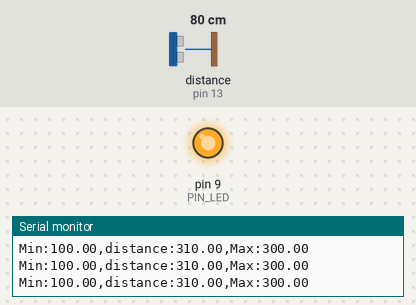
Bench run of a sketch on a simulated Arduino Uno, built with avr-gcc and run on an emulated ATmega328P. Parts: output pins drawn as LEDs (lit = HIGH), the last lines printed to the serial monitor. Wiring (inferred from the names in the program): ultrasonic range finder: trigger pin 12; echo pin 13. Dashed ring = blinking. The inputs (shaded band) are chosen by the test bench; at power-on: distance to the obstacle (sensor on pin 13) 80 cm. The echo pulse lasts 58.3 µs per cm; pins used as bus, display or sensor lines are not drawn.

Above: at 1.2 s.
1.3 s: distance to the obstacle (sensor on pin 13) set to 18 cm
At 1.68 s:
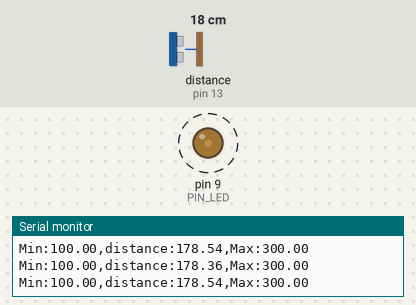
4.3 s: distance to the obstacle (sensor on pin 13) set to 2 cm
Timing chart, 0 to 7.3 s (numbered marks = the images above; inputs shaded):
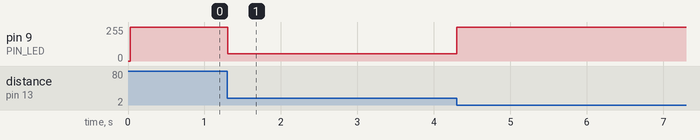

Measured:
- after the input at 1.3 s, pin 9 (PIN_LED): alternates 55/255 for 0.02 s and 54/255 for 0.03 s, starting at once

The sketch:

08_example_2.ino
```cpp
// Arduino pin assignment
#define PIN_LED 9
#define PIN_TRIG 12   // sonar sensor TRIGGER
#define PIN_ECHO 13   // sonar sensor ECHO

// configurable parameters
#define SND_VEL 346.0     // sound velocity at 24 celsius degree (unit: m/sec)
#define INTERVAL 25      // sampling interval (unit: msec)
#define PULSE_DURATION 10 // ultra-sound Pulse Duration (unit: usec)
#define _DIST_MIN 100.0   // minimum distance to be measured (unit: mm)
#define _DIST_MAX 300.0   // maximum distance to be measured (unit: mm)

#define TIMEOUT ((INTERVAL / 2) * 1000.0) // maximum echo waiting time (unit: usec)
#define SCALE (0.001 * 0.5 * SND_VEL) // coefficent to convert duration to distance

unsigned long last_sampling_time;   // unit: msec

void setup() {
  // initialize GPIO pins
  pinMode(PIN_LED, OUTPUT);
  pinMode(PIN_TRIG, OUTPUT);  // sonar TRIGGER
  pinMode(PIN_ECHO, INPUT);   // sonar ECHO
  digitalWrite(PIN_TRIG, LOW);  // turn-off Sonar

  // initialize serial port
  Serial.begin(57600);
}

void loop() {
  float distance;
  float before_distance;
  if (millis() < (last_sampling_time + INTERVAL))
    return;

  distance = USS_measure(PIN_TRIG, PIN_ECHO); // read distance
  if (distance <= _DIST_MIN){
    distance = _DIST_MIN - 10.0;
    analogWrite(PIN_LED, 255);
  }
  else if(distance >= _DIST_MAX){
    distance = _DIST_MAX + 10.0;
    analogWrite(PIN_LED, 255);
  }
  else{
    int light=0;
    if(distance==200){
      light = 0;
    }
     else{
      light = int(abs(200-distance) * 2.56);
     }
     analogWrite(PIN_LED, light);
    }


  // output the distance to the serial port
  Serial.print("Min:");        Serial.print(_DIST_MIN);
  Serial.print(",distance:");  Serial.print(distance);
  Serial.print(",Max:");       Serial.print(_DIST_MAX);
  Serial.println("");

  // do something here
  //delay(50); // Assume that it takes 50ms to do something.

  // update last sampling time
  last_sampling_time += INTERVAL;
  before_distance = distance;
}

// get a distance reading from USS. return value is in millimeter.
float USS_measure(int TRIG, int ECHO)
{
  digitalWrite(TRIG, HIGH);
  delayMicroseconds(PULSE_DURATION);
  digitalWrite(TRIG, LOW);

  return pulseIn(ECHO, HIGH, TIMEOUT) * SCALE; // unit: mm


}
```
